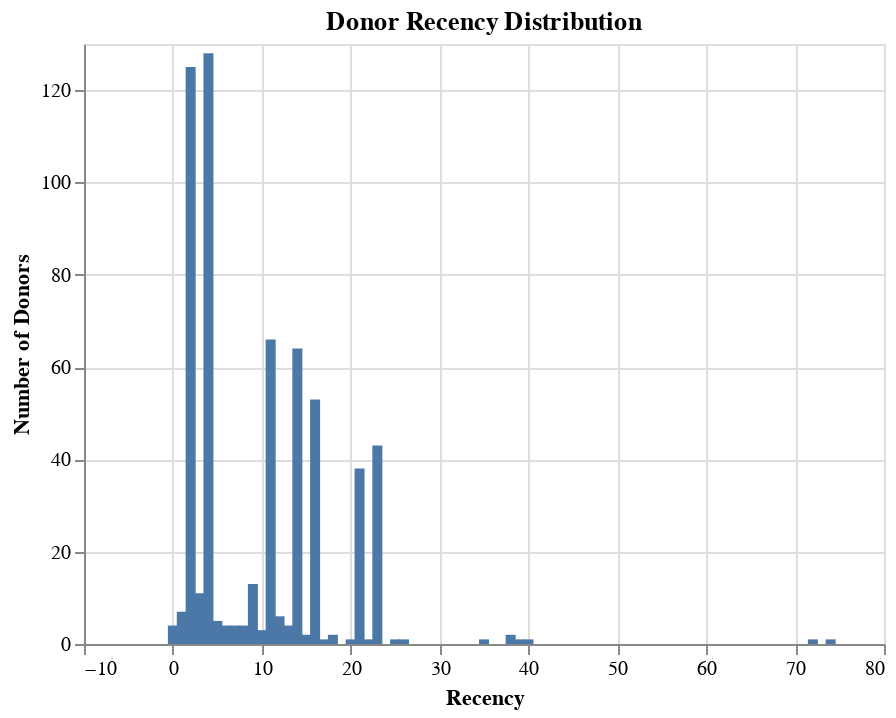

The notebook cell this image was saved under:
### Code cell
alt.Chart(blood_df_train).mark_bar().encode(
    alt.X("Recency"),
    alt.Y("count()", title = "Number of Donors"),
).properties(title = "Donor Recency Distribution")

### Figure 1 — Vega-Lite specification as saved in the notebook (floating-point values rounded to 4 significant figures; data arrays with more than 128 entries replaced by an {"elided": "..."} marker saying what was removed)
{"$schema": "https://vega.github.io/schema/vega-lite/v3.4.0.json", "config": {"mark": {"tooltip": null}, "view": {"height": 300, "width": 400}}, "data": {"name": "data-32548e9b1b08a896c9597c0c8174a7e1"}, "datasets": {"data-32548e9b1b08a896c9597c0c8174a7e1": {"elided": "598 records"}}, "encoding": {"x": {"field": "Recency", "type": "quantitative"}, "y": {"aggregate": "count", "title": "Number of Donors", "type": "quantitative"}}, "mark": "bar", "title": "Donor Recency Distribution"}
